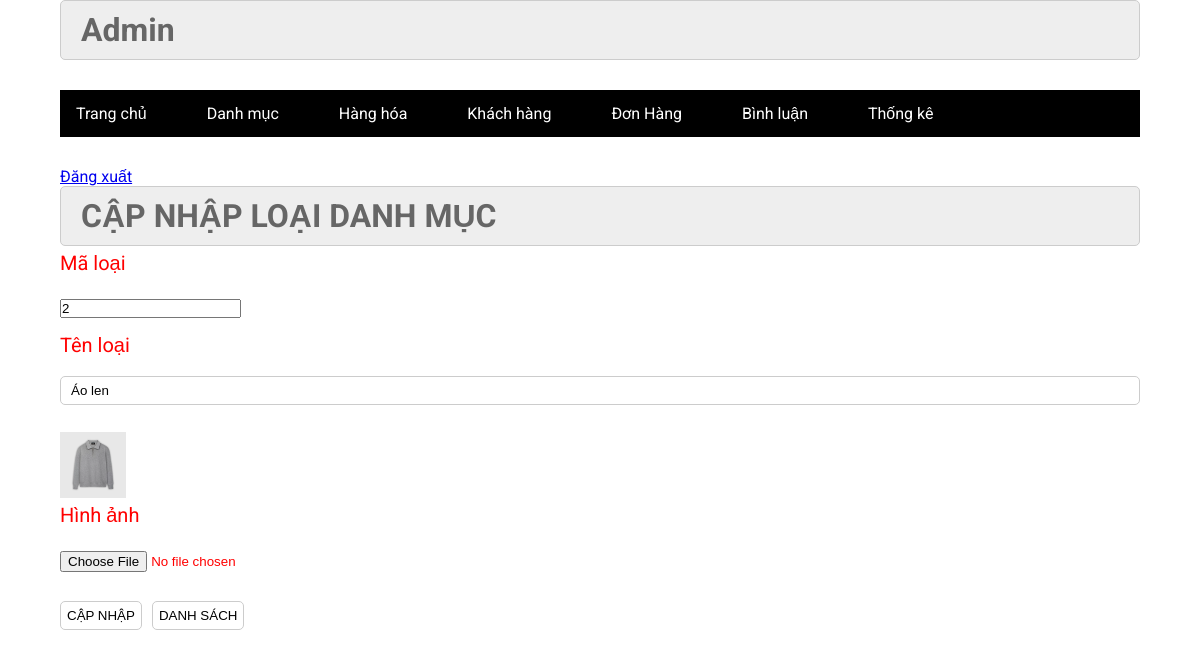
Page /index.php?pg=edit&madm=2 (signed in) on the committed database.
### tables this page shows
CREATE TABLE `danhmuc` (
  `madm` int NOT NULL,
  `tendm` varchar(255) NOT NULL,
  `hinhanh` varchar(255) NOT NULL,
  `status` tinyint(1) DEFAULT '1'
);

### commons/function.php (called while the page is built, shortened)
<?php
function connection()
{
    try {
        $conn = new PDO("mysql:host=" . HOST . ";dbname=" . DBNAME . ";port=" . PORT . ";charset=utf8", USERNAME, PASSWORD);
        $conn->setAttribute(PDO::ATTR_ERRMODE, PDO::ERRMODE_EXCEPTION);
        return $conn;
    } catch (PDOException $e) {
        echo "Lỗi kết nối CSDL: " . $e->getMessage();
    }
}
function view($view, $data = [])
{
    extract($data);
    include_once "view/$view.php";
}

### controllers/admin/DanhMucController.php (called while the page is built, shortened)
<?php
class DanhMucController
{
    public function edit()
    {
        $madm = $_GET['madm'];
        $danhmuc = (new DanhMuc)->find_one($madm);
        view("admin/danhmuc/edit", ['danhmuc' => $danhmuc]);
    }
}

### models/DanhMuc.php (called while the page is built, shortened)
<?php
class DanhMuc{
    public $conn = null;
    public function __construct(){
        $this->conn=connection();
    }
    public function find_one($madm){
        $sql = "SELECT * FROM danhmuc WHERE madm =$madm";
        $stmt =$this->conn->prepare($sql);
        $stmt->execute();
        return $stmt->fetch(PDO::FETCH_ASSOC);
    }
}

### view/admin/danhmuc/edit.php (the view, shortened to what this page needs)
<?php include_once "view/admin/header.php" ?>
<div class="row2">
  <div class="row2 font_title">
    <h1>CẬP NHẬP LOẠI DANH MỤC</h1>
  </div>
  <div class="row2 form_content ">
    <form action="" method="POST" enctype="multipart/form-data">
      <div class="row2 mb10 form_content_container">
        <label> Mã loại </label> <br>
        <label for=""><input type="number" required name="madm" value="<?= $danhmuc['madm'] ?>"></label>
      </div>
      <div class="row2 mb10">
        <label>Tên loại </label> <br>
        <input type="text" required name="tendm" value="<?= $danhmuc['tendm'] ?>">
      </div>
      <div class="row2 mb10 form_content_container">
        <label for=""><img src="<?= $danhmuc['hinhanh'] ?>" width="66" alt=""></label>
        <label> Hình ảnh </label> <br>
        <label for=""><input type="file" name="hinhanh" value="<?= $danhmuc['hinhanh'] ?>"></label>
        <br>
      </div>
      <div class="row mb10 ">
        <input class="mr20" type="submit" value="CẬP NHẬP">
        <a href="index.php?pg=danhmuc&action=list"><input class="mr20" type="button" value="DANH SÁCH"></a>
      </div>
    </form>
  </div>
</div>
<?php include_once "view/admin/footer.php" ?>

### assets/css/admin.css (style rules this page uses)
:root { --white-color:#fff; --black-color:#000; --text-color:#333; }
* { margin:0; padding:0; box-sizing:border-box; }
body { font-family:'Roboto', sans-serif; }
.row { display:flex; width:100%; }
.row2 { float:left; width:100%; }
.mb10 { margin-bottom:10px; }
form { text-align:center; }
.form_account input[type="email"], .form_account input[type="text"], .form_account input[type="password"], .form_content input[type="text"] { width:100%; border:1px solid #ccc; border-radius:5px ; padding:6px 10px; margin-bottom:12px; }
.form_account input[type="reset"], .form_account input[type="submit"], .form_content input[type="submit"], .form_content input[type="reset"], .form_content input[type="button"] { padding:6px; background:white; border:1px solid #CCC; border-radius:5px; }
.font_title { background-color:#EEE; border:1px #CCC solid; color:#666; border-radius:5px; padding:10px 20px; }
.mr20 { margin-right:10px; }
label { display:flex; justify-content:start; font-size:20px; color:red; margin-top:5px; }

### rows in the picture
danhmuc: madm "2", tendm "Áo len", hinhanh (picture)
